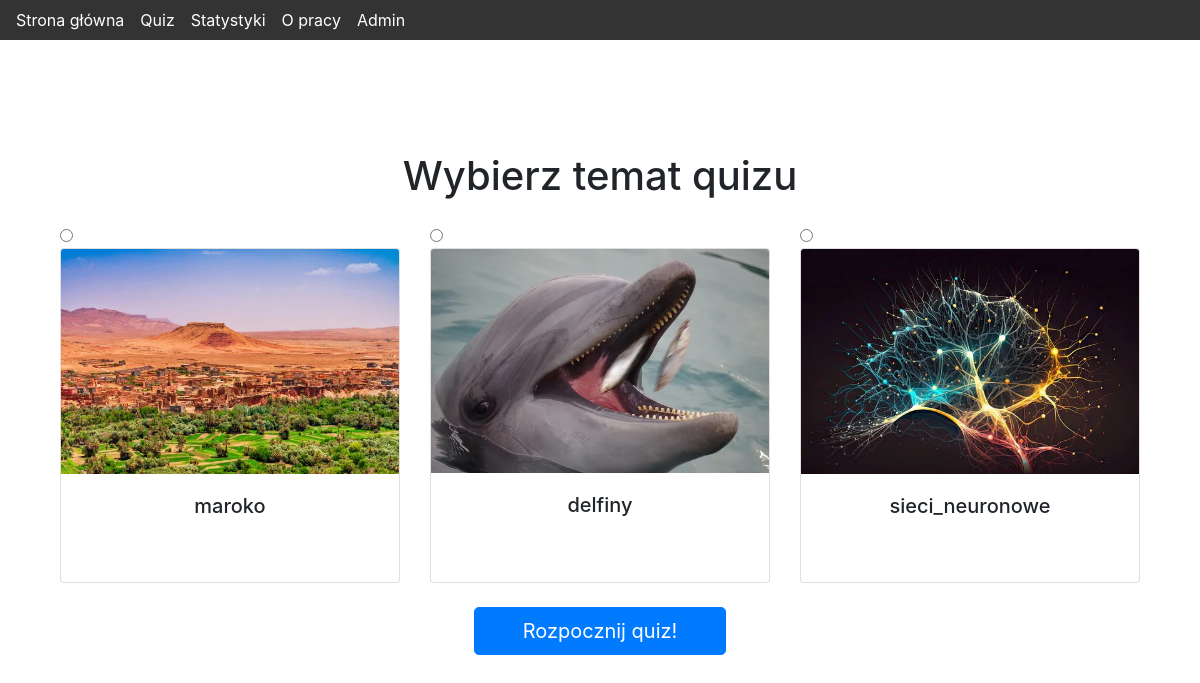
/quiz/topic_choice, run on an earlier commit of the app's database.
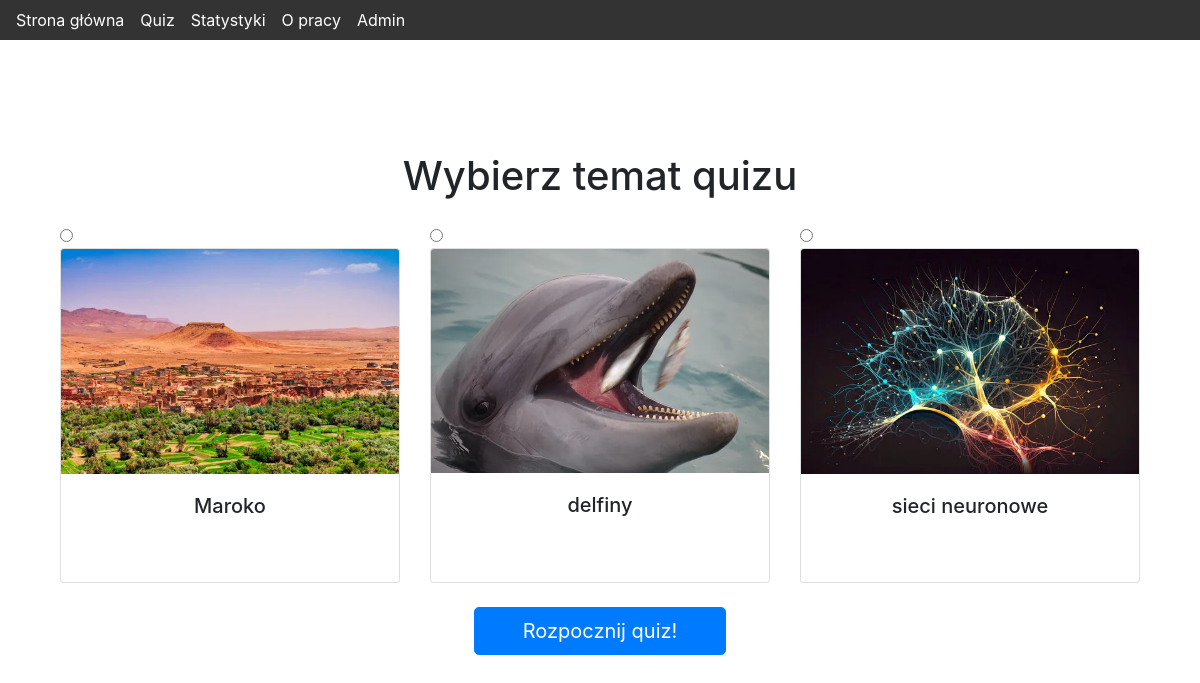
And on a later commit of the database.
### quiz/models.py (models this page shows, shortened)
class Text(models.Model):
    id = models.BigAutoField(primary_key=True)
    title = models.CharField(max_length=30)
    description = models.TextField(default="brak opisu")
    image = models.ImageField(null=True, blank=True)

### quiz/views.py (the view)
# urls.py: path('topic_choice', views.topic_choice, name='topic_choice'),
def topic_choice(request):
    texts = Text.objects.all()
    chosen_topic = request.GET.get("topic")
    if chosen_topic:
        text = Text.objects.get(title=chosen_topic)
        text_id = text.id
        request.session["text_id"] = text_id
        return redirect("start_quiz")
    return render(request, "quiz/topic_choice.html", {"texts": texts})

### quiz/templates/quiz/topic_choice.html
{% extends 'base.html' %}
{% block content %}
  <div class="container mt-5">
    <h1 class="text-center mb-4">Wybierz temat quizu</h1>
    <form method="get" action="">
      <div class="row g-4">
        {% for text in texts %}
          <div class="col-12 col-md-4">
            <input type="radio" class="btn-check" name="topic" id="topic{{ text.id }}" value="{{ text.title }}" />
            <label for="topic{{ text.id }}" class="card h-100 shadow-sm selectable-card">
              {% if text.image %}
                <img src="{{ text.image.url }}" class="card-img-top" alt="{{ text.title }}" />
              {% endif %}
              <div class="card-body text-center">
                <h5 class="card-title">{{ text.title }}</h5>
              </div>
            </label>
          </div>
        {% endfor %}
      </div>
      <br>
      <div class="d-flex justify-content-center mt-4">
        <button type="submit" class="btn btn-primary btn-lg px-5">Rozpocznij quiz!</button>
      </div>
    </form>
  </div>
{% endblock %}

### templates/base.html (shortened to what this page needs)
{% load static %}
<!DOCTYPE html>
<html lang="pl">
  <head>
    <link rel="stylesheet" href="{% static 'base.css' %}" />
    <link rel="stylesheet" href="https://cdn.jsdelivr.net/npm/bootstrap@4.0.0/dist/css/bootstrap.min.css" />
  </head>
  <body>
    <nav>
      <ul>
        <li>
          <a href="/">Strona główna</a>
        </li>
        <li>
          <a href="/quiz/">Quiz</a>
        </li>
        <li>
          <a href="/statystyki/">Statystyki</a>
        </li>
        <li>
          <a href="/o_pracy/">O pracy</a>
        </li>
        <li>
          <a href="/admin/">Admin</a>
        </li>
      </ul>
    </nav>
    <div class="container">
      {% block content %}
      {% endblock %}
    </div>
  </body>
</html>

### static/base.css (style rules this page uses)
body { margin: 0; font-family: Arial, sans-serif; }
nav { background-color: #333; color: white; padding: 0.5em 1em; }
nav ul { list-style: none; display: flex; margin: 0; padding: 0; }
nav li { margin-right: 1em; }
nav a { color: white; text-decoration: none; }
.container { padding: 2em; }

What changed in the data, as far as the page shows it:
changed Text: topic "☐ maroko" → "☐ Maroko"; title "maroko" → "Maroko"
changed Text: topic "☐ sieci_neuronowe" → "☐ sieci neuronowe"; title "sieci_neuronowe" → "sieci neuronowe"
